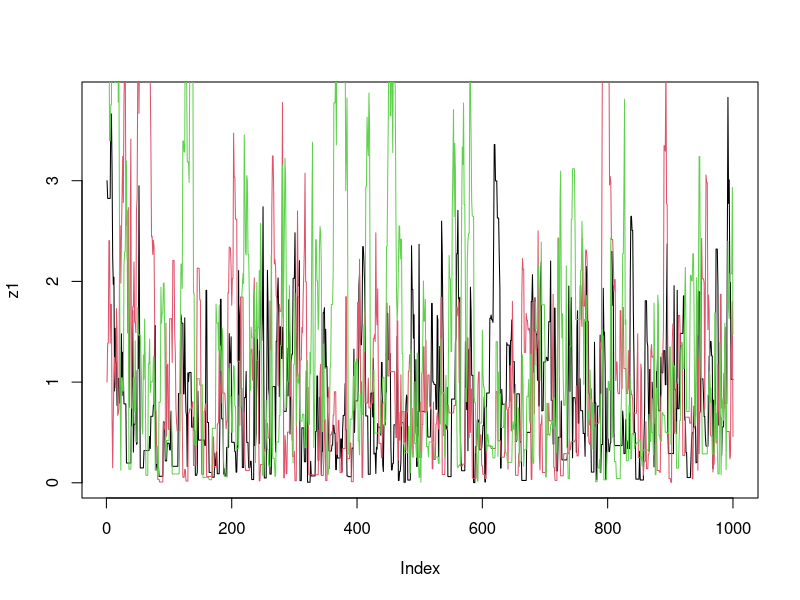
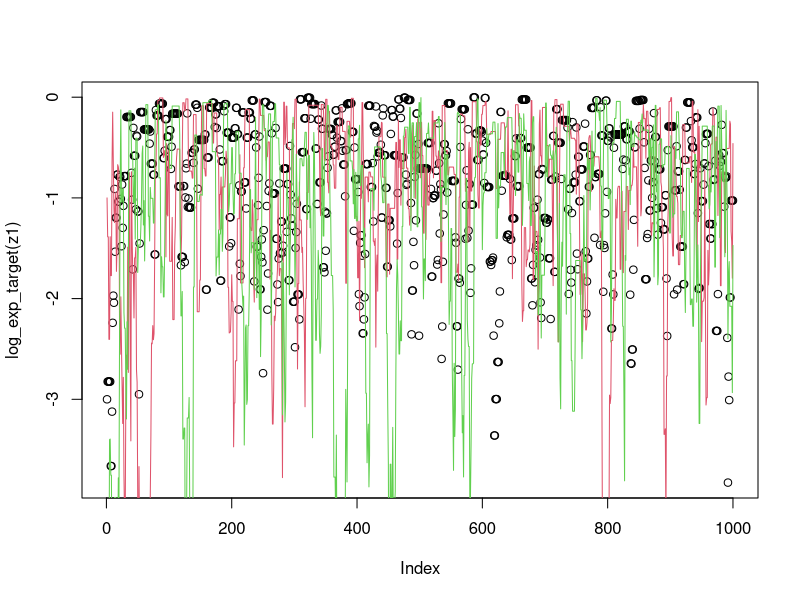
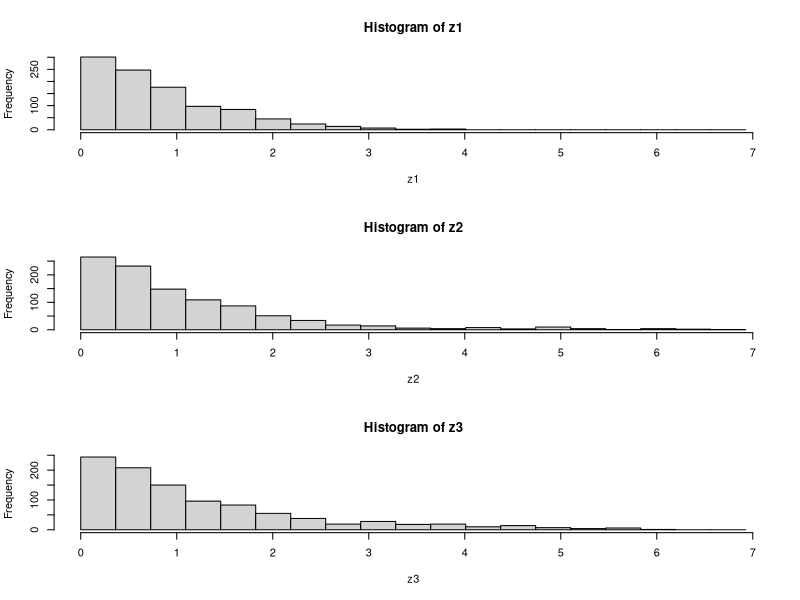
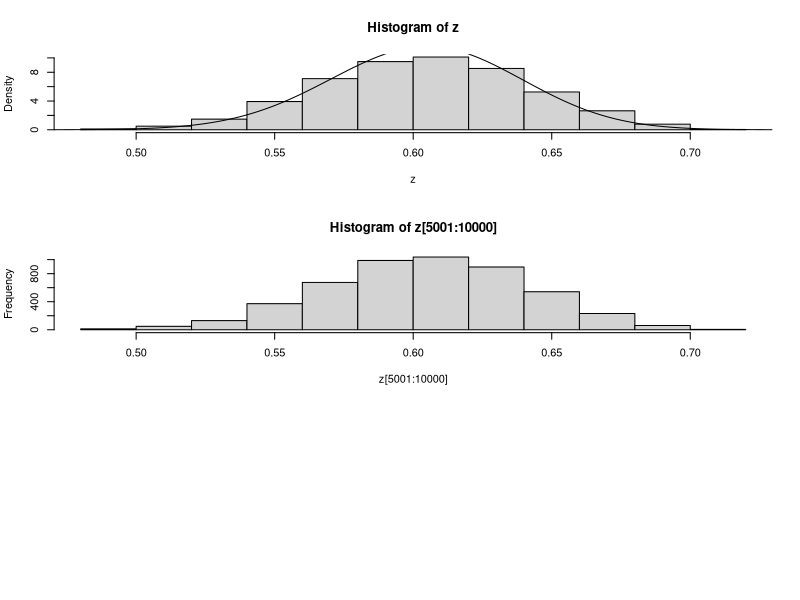

Recreate these plots in R, in order.
## ---- chunk 1
log_exp_target = function(x){
  return(dexp(x,rate=1, log=TRUE))
}
## ---- chunk 2
easyMCMC = function(log_target, niter, startval, proposalsd){
  x = rep(0,niter)
  x[1] = startval     
  for(i in 2:niter){
    currentx = x[i-1]
    proposedx = rnorm(1,mean=currentx,sd=proposalsd) 
    A = exp(log_target(proposedx) - log_target(currentx))
    if(runif(1)<A){
      x[i] = proposedx       # accept move with probabily min(1,A)
    } else {
      x[i] = currentx        # otherwise "reject" move, and stay where we are
    }
  }
  return(x)
}
## ---- chunk 3
z1=easyMCMC(log_exp_target, 1000,3,1)
z2=easyMCMC(log_exp_target, 1000,1,1)
z3=easyMCMC(log_exp_target, 1000,5,1)

plot(z1,type="l")
lines(z2,col=2)
lines(z3,col=3)

plot(log_exp_target(z1))
lines(log_exp_target(z2),col=2)
lines(log_exp_target(z3),col=3)

par(mfcol=c(3,1)) #rather odd command tells R to put 3 graphs on a single page
maxz=max(c(z1,z2,z3))
hist(z1,breaks=seq(0,maxz,length=20))
hist(z2,breaks=seq(0,maxz,length=20))
hist(z3,breaks=seq(0,maxz,length=20))

## ---- chunk 4
log_target_bimodal = function(x){
  log(0.8* dnorm(x,-4,1) + 0.2 * dnorm(x, 4, 1)) 
}
## ---- chunk 5
log_prior = function(p){
  if((p<0) || (p>1)){  # || here means "or"
    return(-Inf)}
  else{
    return(0)}
}

log_likelihood_hwe = function(p, nAA, nAa, naa){
  return((2*nAA)*log(p)  + nAa * log (2*p*(1-p)) + (2*naa)*log(1-p))
}

psampler = function(nAA, nAa, naa, niter, pstartval, pproposalsd){
  p = rep(0,niter)
  p[1] = pstartval
  for(i in 2:niter){
    currentp = p[i-1]
    newp = currentp + rnorm(1,0,pproposalsd)
    A = exp(log_prior(newp) + log_likelihood_hwe(newp,nAA,nAa,naa) - log_prior(currentp) - log_likelihood_hwe(currentp,nAA,nAa,naa))
    if(runif(1)<A){
      p[i] = newp       # accept move with probabily min(1,A)
    } else {
      p[i] = currentp        # otherwise "reject" move, and stay where we are
    }
  }
  return(p)
}


## ---- chunk 6
z=psampler(50,21,29,10000,0.5,0.01)
## ---- chunk 7
x=seq(0,1,length=1000)
hist(z,prob=T)
lines(x,dbeta(x,122, 80))  # overlays beta density on histogram
## ---- chunk 8
hist(z[5001:10000])
